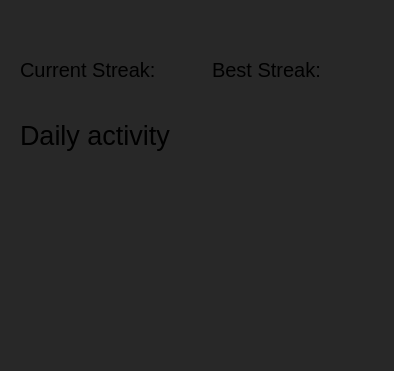
                 <widget class="QWidget" name="task_graphs_widget" native="true">
                  <property name="minimumSize">
                   <size>
                    <width>0</width>
                    <height>300</height>
                   </size>
                  </property>
                  <property name="styleSheet">
                   <string notr="true">border-radius: 40px;
background-color: rgb(40,40, 40);</string>
                  </property>
                  <layout class="QVBoxLayout" name="verticalLayout_8">
                   <property name="spacing">
                    <number>0</number>
                   </property>
                   <property name="leftMargin">
                    <number>20</number>
                   </property>
                   <property name="topMargin">
                    <number>20</number>
                   </property>
                   <property name="rightMargin">
                    <number>20</number>
                   </property>
                   <property name="bottomMargin">
                    <number>20</number>
                   </property>
                   <item>
                    <layout class="QHBoxLayout" name="task_analytics_label_streak">
                     <property name="rightMargin">
                      <number>0</number>
                     </property>
                     <item>
                      <widget class="QLabel" name="cur_streak_label">
                       <property name="sizePolicy">
                        <sizepolicy hsizetype="Preferred" vsizetype="Preferred">
                         <horstretch>0</horstretch>
                         <verstretch>0</verstretch>
                        </sizepolicy>
                       </property>
                       <property name="minimumSize">
                        <size>
                         <width>0</width>
                         <height>100</height>
                        </size>
                       </property>
                       <property name="font">
                        <font>
                         <pointsize>15</pointsize>
                        </font>
                       </property>
                       <property name="text">
                        <string>Current Streak:</string>
                       </property>
                       <property name="wordWrap">
                        <bool>true</bool>
                       </property>
                       <property name="margin">
                        <number>20</number>
                       </property>
                      </widget>
                     </item>
                     <item>
                      <widget class="QToolButton" name="cur_streak_icon">
                       <property name="enabled">
                        <bool>false</bool>
                       </property>
                       <property name="text">
                        <string/>
                       </property>
                       <property name="icon">
                        <iconset>
                         <normaloff>icons_white/flame.svg</normaloff>icons_white/flame.svg</iconset>
                       </property>
                       <property name="iconSize">
                        <size>
                         <width>50</width>
                         <height>50</height>
                        </size>
                       </property>
                       <property name="autoRaise">
                        <bool>true</bool>
                       </property>
                      </widget>
                     </item>
                     <item>
                      <widget class="Line" name="line">
                       <property name="orientation">
                        <enum>Qt::Orientation::Vertical</enum>
                       </property>
                      </widget>
                     </item>
                     <item>
                      <widget class="QLabel" name="best_streak_label">
                       <property name="sizePolicy">
                        <sizepolicy hsizetype="Preferred" vsizetype="Preferred">
                         <horstretch>0</horstretch>
                         <verstretch>0</verstretch>
                        </sizepolicy>
                       </property>
                       <property name="font">
                        <font>
                         <pointsize>15</pointsize>
                        </font>
                       </property>
                       <property name="text">
                        <string>Best Streak:</string>
                       </property>
                       <property name="wordWrap">
                        <bool>true</bool>
                       </property>
                       <property name="margin">
                        <number>20</number>
                       </property>
                      </widget>
                     </item>
                     <item>
                      <widget class="QToolButton" name="best_streak_icon">
                       <property name="enabled">
                        <bool>false</bool>
                       </property>
                       <property name="text">
                        <string/>
                       </property>
                       <property name="icon">
                        <iconset>
                         <normaloff>icons_white/flame.svg</normaloff>icons_white/flame.svg</iconset>
                       </property>
                       <property name="iconSize">
                        <size>
                         <width>50</width>
                         <height>50</height>
                        </size>
                       </property>
                       <property name="autoRaise">
                        <bool>true</bool>
                       </property>
                      </widget>
                     </item>
                    </layout>
                   </item>
                   <item>
                    <layout class="QHBoxLayout" name="task_graphs_layout">
                     <item>
                      <layout class="QVBoxLayout" name="task_line_graph_layout">
                       <item>
                        <widget class="QLabel" name="task_line_graph_label">
                         <property name="font">
                          <font>
                           <pointsize>20</pointsize>
                          </font>
                         </property>
                         <property name="text">
                          <string>Daily activity</string>
                         </property>
                         <property name="wordWrap">
                          <bool>true</bool>
                         </property>
                         <property name="margin">
                          <number>20</number>
                         </property>
                        </widget>
                       </item>
                       <item>
                        <widget class="QWidget" name="task_line_graph" native="true">
                         <property name="minimumSize">
                          <size>
                           <width>0</width>
                           <height>200</height>
                          </size>
                         </property>
                        </widget>
                       </item>
                      </layout>
                     </item>
                    </layout>
                   </item>
                  </layout>
                 </widget>
